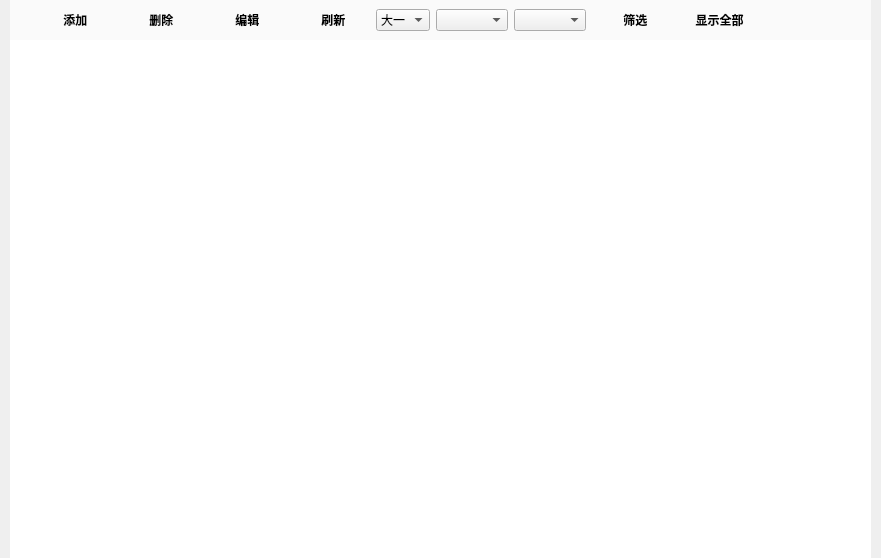
<?xml version="1.0" encoding="UTF-8"?>
<ui version="4.0">
 <class>FormClass</class>
 <widget class="QWidget" name="FormClass">
  <property name="geometry">
   <rect>
    <x>0</x>
    <y>0</y>
    <width>881</width>
    <height>558</height>
   </rect>
  </property>
  <property name="windowTitle">
   <string>Form</string>
  </property>
  <property name="styleSheet">
   <string notr="true">#FormCollege
{
	
	background-color: #ffffff;
}
#widgetTop
{
	
	background-color: #FAFAFA;
}

QToolButton {
border: none;
border-radius: 3px;
background-color: #FAFAFA;
min-width: 80px;
font-family: &quot;Microsoft YaHei&quot;;
font-size:9pt;
font-weight: bold;
color:black;
}

QToolButton:hover {
border: none;
border-radius: 3px;
background-color: #EBF8FF;
min-width: 80px;
font-family: &quot;Microsoft YaHei&quot;;
font-size:9pt;
font-weight: bold;
color:gray;
}

QTableView
{
	border:none;
}

Qlabel
{
	color: rgb(255, 0, 0);
	font: 75 9pt &quot;微软雅黑&quot;;
}</string>
  </property>
  <layout class="QGridLayout" name="gridLayout_2">
   <property name="leftMargin">
    <number>10</number>
   </property>
   <property name="topMargin">
    <number>0</number>
   </property>
   <property name="rightMargin">
    <number>10</number>
   </property>
   <property name="bottomMargin">
    <number>0</number>
   </property>
   <property name="spacing">
    <number>0</number>
   </property>
   <item row="0" column="0">
    <widget class="QWidget" name="widgetTop" native="true">
     <layout class="QGridLayout" name="gridLayout">
      <property name="leftMargin">
       <number>9</number>
      </property>
      <property name="topMargin">
       <number>9</number>
      </property>
      <property name="rightMargin">
       <number>9</number>
      </property>
      <property name="bottomMargin">
       <number>9</number>
      </property>
      <item row="0" column="9">
       <widget class="QComboBox" name="comboMajor"/>
      </item>
      <item row="0" column="2">
       <widget class="QToolButton" name="tBtnDelete">
        <property name="enabled">
         <bool>false</bool>
        </property>
        <property name="minimumSize">
         <size>
          <width>80</width>
          <height>0</height>
         </size>
        </property>
        <property name="maximumSize">
         <size>
          <width>70</width>
          <height>16777215</height>
         </size>
        </property>
        <property name="text">
         <string>  删除</string>
        </property>
        <property name="icon">
         <iconset resource="../icon.qrc">
          <normaloff>:/res/icon/zdelete.png</normaloff>:/res/icon/zdelete.png</iconset>
        </property>
        <property name="toolButtonStyle">
         <enum>Qt::ToolButtonTextBesideIcon</enum>
        </property>
       </widget>
      </item>
      <item row="0" column="13">
       <spacer name="horizontalSpacer">
        <property name="orientation">
         <enum>Qt::Horizontal</enum>
        </property>
        <property name="sizeHint" stdset="0">
         <size>
          <width>40</width>
          <height>20</height>
         </size>
        </property>
       </spacer>
      </item>
      <item row="0" column="8">
       <widget class="QComboBox" name="comboCollege"/>
      </item>
      <item row="0" column="3">
       <widget class="QToolButton" name="tBtnEdit">
        <property name="enabled">
         <bool>false</bool>
        </property>
        <property name="minimumSize">
         <size>
          <width>80</width>
          <height>0</height>
         </size>
        </property>
        <property name="maximumSize">
         <size>
          <width>70</width>
          <height>16777215</height>
         </size>
        </property>
        <property name="text">
         <string>  编辑</string>
        </property>
        <property name="icon">
         <iconset resource="../icon.qrc">
          <normaloff>:/res/icon/zedit.png</normaloff>:/res/icon/zedit.png</iconset>
        </property>
        <property name="toolButtonStyle">
         <enum>Qt::ToolButtonTextBesideIcon</enum>
        </property>
       </widget>
      </item>
      <item row="0" column="7">
       <widget class="QComboBox" name="comboClassGrade">
        <item>
         <property name="text">
          <string>大一</string>
         </property>
        </item>
        <item>
         <property name="text">
          <string>大二</string>
         </property>
        </item>
        <item>
         <property name="text">
          <string>大三</string>
         </property>
        </item>
        <item>
         <property name="text">
          <string>大四</string>
         </property>
        </item>
       </widget>
      </item>
      <item row="0" column="0">
       <widget class="QLabel" name="label">
        <property name="styleSheet">
         <string notr="true"/>
        </property>
        <property name="text">
         <string/>
        </property>
       </widget>
      </item>
      <item row="0" column="4">
       <widget class="QToolButton" name="tBtnRefresh">
        <property name="minimumSize">
         <size>
          <width>80</width>
          <height>0</height>
         </size>
        </property>
        <property name="maximumSize">
         <size>
          <width>70</width>
          <height>16777215</height>
         </size>
        </property>
        <property name="text">
         <string>  刷新</string>
        </property>
        <property name="icon">
         <iconset resource="../icon.qrc">
          <normaloff>:/res/icon/zrefresh.png</normaloff>:/res/icon/zrefresh.png</iconset>
        </property>
        <property name="toolButtonStyle">
         <enum>Qt::ToolButtonTextBesideIcon</enum>
        </property>
       </widget>
      </item>
      <item row="0" column="11">
       <widget class="QToolButton" name="tBtnShowAll">
        <property name="minimumSize">
         <size>
          <width>80</width>
          <height>0</height>
         </size>
        </property>
        <property name="maximumSize">
         <size>
          <width>16777215</width>
          <height>16777215</height>
         </size>
        </property>
        <property name="text">
         <string>显示全部</string>
        </property>
        <property name="icon">
         <iconset resource="../icon.qrc">
          <normaloff>:/res/icon/all.png</normaloff>:/res/icon/all.png</iconset>
        </property>
        <property name="toolButtonStyle">
         <enum>Qt::ToolButtonTextBesideIcon</enum>
        </property>
       </widget>
      </item>
      <item row="0" column="1">
       <widget class="QToolButton" name="tBtnAdd">
        <property name="minimumSize">
         <size>
          <width>80</width>
          <height>0</height>
         </size>
        </property>
        <property name="maximumSize">
         <size>
          <width>70</width>
          <height>16777215</height>
         </size>
        </property>
        <property name="text">
         <string>  添加</string>
        </property>
        <property name="icon">
         <iconset resource="../icon.qrc">
          <normaloff>:/res/icon/zadd.png</normaloff>:/res/icon/zadd.png</iconset>
        </property>
        <property name="popupMode">
         <enum>QToolButton::DelayedPopup</enum>
        </property>
        <property name="toolButtonStyle">
         <enum>Qt::ToolButtonTextBesideIcon</enum>
        </property>
        <property name="arrowType">
         <enum>Qt::NoArrow</enum>
        </property>
       </widget>
      </item>
      <item row="0" column="12">
       <widget class="QLabel" name="labelTips">
        <property name="text">
         <string/>
        </property>
       </widget>
      </item>
      <item row="0" column="10">
       <widget class="QToolButton" name="tBtnScreen">
        <property name="minimumSize">
         <size>
          <width>80</width>
          <height>0</height>
         </size>
        </property>
        <property name="maximumSize">
         <size>
          <width>70</width>
          <height>16777215</height>
         </size>
        </property>
        <property name="text">
         <string>  筛选</string>
        </property>
        <property name="icon">
         <iconset resource="../icon.qrc">
          <normaloff>:/res/icon/screen.png</normaloff>:/res/icon/screen.png</iconset>
        </property>
        <property name="toolButtonStyle">
         <enum>Qt::ToolButtonTextBesideIcon</enum>
        </property>
       </widget>
      </item>
     </layout>
    </widget>
   </item>
   <item row="1" column="0">
    <widget class="QTableView" name="tableView"/>
   </item>
  </layout>
 </widget>
 <resources>
  <include location="../icon.qrc"/>
 </resources>
 <connections/>
</ui>
